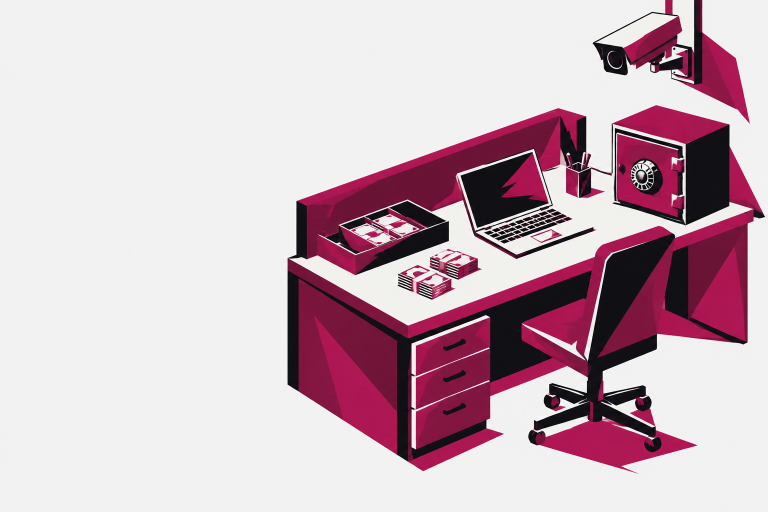
#> input picture presentations/datathon/assets/cashier-illustration.png, 1536 x 1024 px (shown at 1/2 size); its folder holds only this picture in this run
$ python -i crops.py   (imports and definitions only)
#> lines starting #> are read from the running program, lines starting #| are printed output that depends on the picture
"""Local adaptive views and inexpensive motion cues; originals stay unchanged."""

from __future__ import annotations

from dataclasses import dataclass
import math
from pathlib import Path
from typing import Sequence, TYPE_CHECKING

if TYPE_CHECKING:
    from forte.shared.schemas import FrameRef


@dataclass(frozen=True, slots=True)
class NormalizedBox:
    left: float
    top: float
    right: float
    bottom: float

    def __post_init__(self) -> None:
        values = (self.left, self.top, self.right, self.bottom)
        if not all(math.isfinite(item) for item in values):
            raise ValueError("Crop coordinates must be finite")
        if not (0 <= self.left < self.right <= 1 and 0 <= self.top < self.bottom <= 1):
            raise ValueError("Crop coordinates must define a nonempty normalized box")

    @property
    def area(self) -> float:
        return (self.right - self.left) * (self.bottom - self.top)

    # [5 lines left out: function pixels, not called in this run]


FULL_SCENE = NormalizedBox(0.0, 0.0, 1.0, 1.0)


# [6 lines that did not run here, left out]


@dataclass(frozen=True, slots=True)
class MotionCue:
    start_sec: float
    end_sec: float
    score: float
    region: NormalizedBox


# [131 lines left out: functions _expand, adaptive_crops, materialize_crops, detect_motion_cues, not called in this run]

>>> import cv2
>>> picture = cv2.imread('../../../presentations/datathon/assets/cashier-illustration.png', cv2.IMREAD_GRAYSCALE)
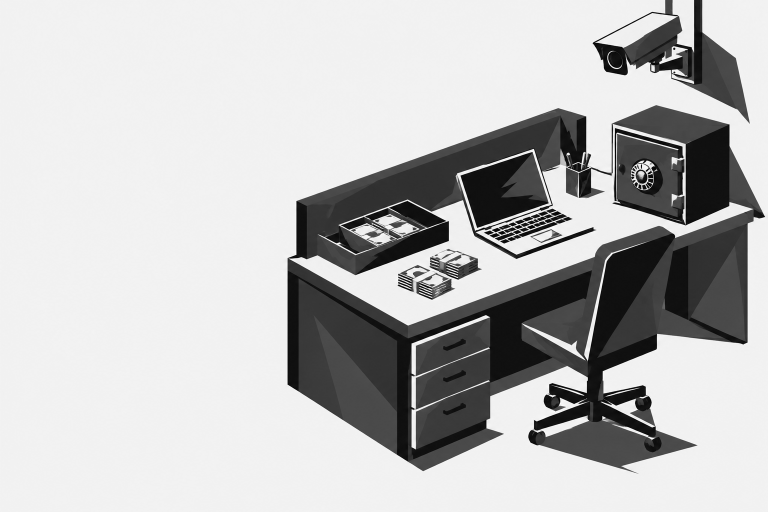
#> picture: shape (1024, 1536) (shown at 1/2 size); min 0, max 255, mean 189.1
#> (the run stopped early here; a loop or call above may not have finished)
